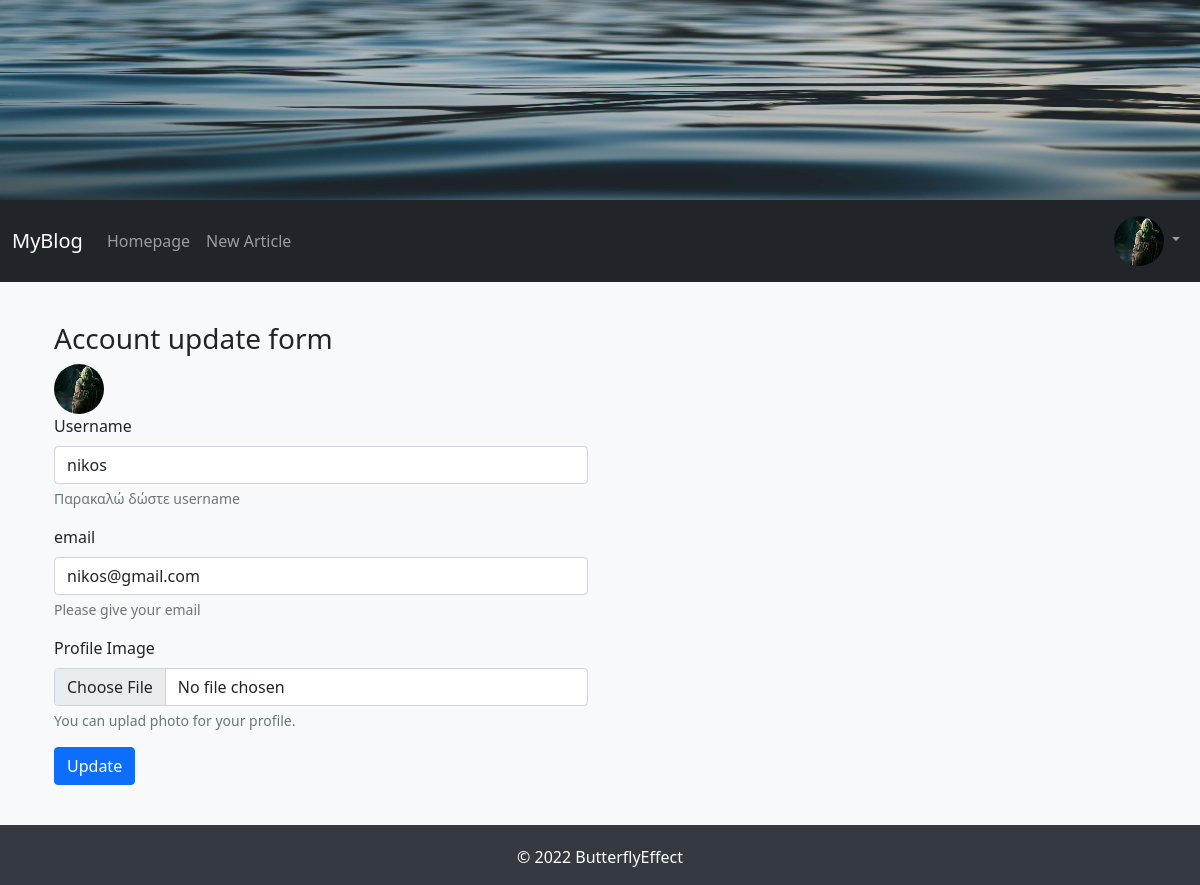
The app's page /account/ (signed in) with its own data.
### FlaskBlogApp/models.py (models this page shows, shortened)
class User(db.Model, UserMixin):
    id = db.Column(db.Integer, primary_key=True)
    username = db.Column(db.String(15), unique=True, nullable=False)
    email = db.Column(db.String(150), unique=True, nullable=False)
    password = db.Column(db.String(36), nullable=False)
    profile_image = db.Column(db.String(30), default='default_profile_image.jpg')
    articles = db.relationship('Article', backref='author', lazy=True)

### FlaskBlogApp/routes.py (the view, shortened to what this page needs)
@app.route("/account/", methods=['GET', 'POST'])
@login_required
def account():
    form = AccountUpdateForm(username=current_user.username, email=current_user.email)
    return render_template("account_update.html", form=form)

### FlaskBlogApp/forms.py (shortened to what this page needs)
class AccountUpdateForm(FlaskForm):
    username = StringField(label="Username",
                           validators=[DataRequired(message="This field can not be empty!"),
                                       Length(min=3, max=15, message="This field has to be from 3 to 15 characters!")])
    email = StringField(label="email",
                           validators=[DataRequired(message="This field can not be empty!"),
                                       Email(message="Please input valid email")])
    profile_image = FileField('Profile Image', validators=[Optional(strip_whitespace=True),
                                                           FileAllowed([ 'jpg', 'jpeg', 'png' ],
                                                            'The files that allowed are jpg, jpeg and png!'),
                                                           maxImageSize(max_size=2)])
    submit = SubmitField('Update')

### FlaskBlogApp/models.py (called while the page is built)
@login_manager.user_loader
def load_user(user_id):
	return User.query.get(int(user_id))

### FlaskBlogApp/templates/account_update.html (shortened to what this page needs)
{% extends "base.html" %}
{% block content %}
<div class="container login-container">
	<div class="row">
		<div class="col-md-6 login-form-1">
			<h3>Account update form</h3>
			<img class="rounded-circle navbar-profile-image" src="{{ url_for('static', filename='images/profiles_images/'+current_user.profile_image) }}" alt="{{ current_user.username }}" data-holder-rendered="true" data-bs-toggle="tooltip" data-bs-placement="top", title="{{ current_user.username }}" >
			<form action="#" method="POST" enctype="multipart/form-data">
				<div class="mb-3">
                    {{ form.username.label(class="form-label") }}
                    {{ form.username(class="form-control", required=False) }}
                    <div id="usernameHelp" class="form-text">Παρακαλώ δώστε username</div>
                </div>
				<div class="mb-3">
					{{ form.email.label(class="form-label") }}
					{{ form.email(class="form-control", required=False) }}
					<div id="emailHelp" class="form-text">Please give your email</div>
				</div>
				<div class="mb-3">
					{{ form.profile_image.label(class="form-label") }}
					{{ form.profile_image(class="form-control") }}
					<div id="emailHelp" class="form-text">You can uplad photo for your profile.</div>
				</div>
				<div class="mb-3">
					{{ form.submit(class="btn btn-primary") }}
				</div>
			</form>
		</div>
	</div>
</div>
{% endblock content %}

### FlaskBlogApp/templates/navbar.html (shortened to what this page needs)
<nav class="navbar navbar-expand-lg navbar-dark bg-dark">
  <div class="container-fluid">
    <a class="navbar-brand" href="/">MyBlog</a>
    <div class="collapse navbar-collapse" id="navbarNav">
      <ul class="navbar-nav me-auto mb-2 mb-lg-0">
        <li class="nav-item">
          <a class="nav-link" aria-current="page" href="/">Homepage</a>
        </li>
        <li class="nav-item">
          <a class="nav-link" href="/new_article/">New Article</a>
        </li>
      </ul>
      <ul class="nav navbar-nav navbar-right">
        {% if current_user.is_authenticated %}
        <li class="nav-item dropdown">
          <a class="nav-link dropdown-toggle" href="#" id="navbarDropdown" role="button" data-bs-toggle="dropdown" aria-expanded="false">
              <img class="rounded-circle navbar-profile-image" src="{{ url_for('static', filename='images/profiles_images/'+current_user.profile_image) }}" alt="{{ current_user.username }}" data-holder-rendered="true" data-bs-toggle="tooltip" data-bs-placement="top", title="{{ current_user.username }}" >
            </a>
        </li>
        {% endif %}
      </ul>
    </div>
  </div>
</nav>

### FlaskBlogApp/static/css/styles.css (style rules this page uses)
body { background-color: #f8f9fa; }
.container { margin-top: 20px; }
.row { margin-top: 20px; }
.navbar-profile-image { width: 50px; height: 50px; }

### records on screen
User: profile_image (picture), username "nikos", email "nikos@gmail.com"
